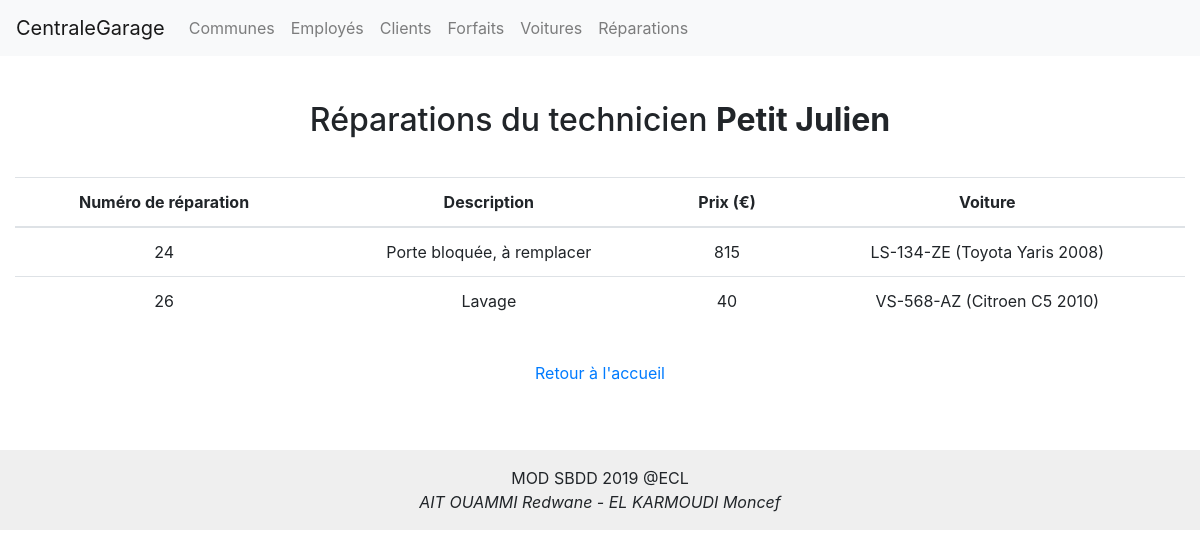
The page /index.php?consulter=technicien&action=afficheReparations&id=11 on the database its author committed.
### tables this page shows
CREATE TABLE `employe` (
  `idemploye` int(11) NOT NULL,
  `nom` varchar(45) NOT NULL,
  `prenom` varchar(45) NOT NULL,
  `nbreparations` int(11) NOT NULL DEFAULT '0'
);

CREATE TABLE `reparation` (
  `idreparation` int(11) NOT NULL,
  `description` varchar(255) NOT NULL,
  `prix` int(11) NOT NULL,
  `technicien` int(11) NOT NULL,
  `voiture` int(11) NOT NULL
);

CREATE TABLE `voiture` (
  `idvoiture` int(11) NOT NULL,
  `immatriculation` varchar(20) NOT NULL,
  `marque` varchar(45) NOT NULL,
  `type` varchar(45) NOT NULL,
  `annee` int(11) NOT NULL,
  `kilometres` int(11) NOT NULL,
  `datearrivee` datetime NOT NULL DEFAULT CURRENT_TIMESTAMP,
  `proprietaire` int(11) NOT NULL
);

### controller/controllerConsulter.php (called while the page is built, shortened)
<?php
function afficherReparationsTechnicien($idEmploye)
{
    $employe = getEmploye($idEmploye);
    $reparations = getReparationsByTechnicien($idEmploye);
    require('view/consulter/reparationsTechnicien.php');
}
?>

### model/modelEmploye.php (called while the page is built, shortened)
<?php
function getEmploye($id)
{
    $db = dbConnect();
    $req = $db->prepare('SELECT * FROM employe WHERE idemploye = ?');
	$req->execute(array($id));
	$employe = $req->fetch();
    return $employe;
}
?>

### model/modelReparation.php (called while the page is built, shortened)
<?php
function getReparationsByTechnicien($id)
{
    $db = dbConnect();
    $req = $db->prepare('SELECT r.idreparation AS idreparation, r.description AS description, r.prix AS prix,
    r.technicien AS technicien, r.voiture AS voiture, e.nom AS nomtechnicien, e.prenom AS prenomtechnicien,
    v.immatriculation AS immatriculation, v.marque AS marque, v.type AS type, v.annee AS annee
    FROM reparation r INNER JOIN employe e ON r.technicien = e.idemploye
    INNER JOIN voiture v ON r.voiture = v.idvoiture WHERE e.idemploye = ?');
    $req->execute(array($id));
    return $req;
}
?>

### view/consulter/reparationsTechnicien.php (the view, shortened to what this page needs)
<?php require('view/header.php'); ?>
<h2>Réparations du technicien <strong><?php echo htmlspecialchars($employe['nom']) . ' ' . htmlspecialchars($employe['prenom']); ?></strong></h2>
<section>
	<table class="table">
		<thead>
			<tr>
				<th>Numéro de réparation</th>
				<th>Description</th>
				<th>Prix (€)</th>
				<th>Voiture</th>
			</tr>
		</thead>
		<?php
		while ($reparation = $reparations->fetch())
		{
		?>
			<tr>
				<td><?php echo $reparation['idreparation']; ?></td>
				<td><?php echo htmlspecialchars($reparation['description']); ?></td>
				<td><?php echo $reparation['prix']; ?></td>
				<td><?php echo htmlspecialchars($reparation['immatriculation']) . ' (' . htmlspecialchars($reparation['marque']) . ' ' . htmlspecialchars($reparation['type']) . ' ' . $reparation['annee'] . ')'; ?></td>
			</tr>
		<?php
		}
		?>
	</table>
	<div style="padding: 20px">
		<a href="index.php">Retour à l'accueil</a>
	</div>
</section>
<?php require('view/footer.php'); ?>

### public/style.css (style rules this page uses)
body { text-align: center; }
table { margin: 0px auto; }
h1, h2 { padding: 15px; }
section { padding: 15px; }

### rows shown on the page
employe: nom "Petit", prenom "Julien"
reparation: idreparation "24", description "Porte bloquée, à remplacer", prix "815", voiture.immatriculation "LS-134-ZE", voiture.marque "Toyota", voiture.type "Yaris", voiture.annee "2008"
reparation: idreparation "26", description "Lavage", prix "40", voiture.immatriculation "VS-568-AZ", voiture.marque "Citroen", voiture.type "C5", voiture.annee "2010"
